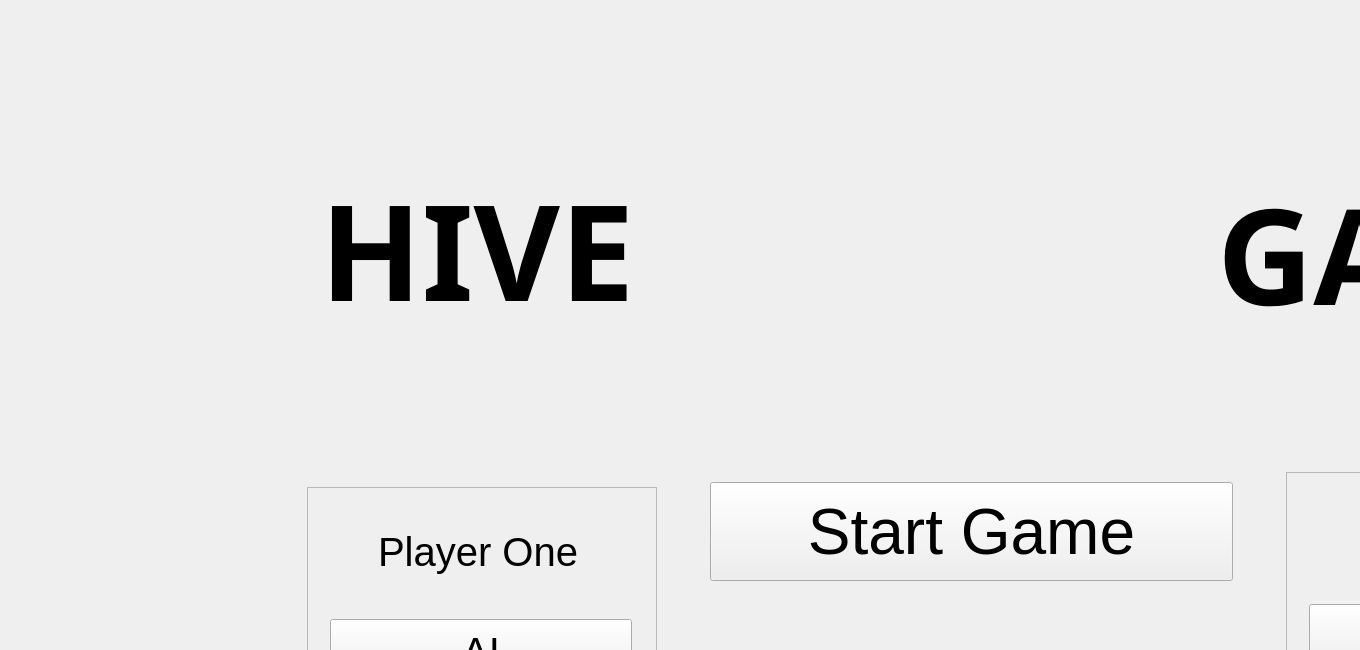
<?xml version="1.0" encoding="UTF-8"?>
<ui version="4.0">
 <class>MainWindow</class>
 <widget class="QMainWindow" name="MainWindow">
  <property name="geometry">
   <rect>
    <x>0</x>
    <y>0</y>
    <width>1360</width>
    <height>650</height>
   </rect>
  </property>
  <property name="windowTitle">
   <string>MainWindow</string>
  </property>
  <property name="styleSheet">
   <string notr="true"/>
  </property>
  <widget class="QWidget" name="centralwidget">
   <widget class="QLabel" name="hive_label">
    <property name="geometry">
     <rect>
      <x>320</x>
      <y>150</y>
      <width>381</width>
      <height>198</height>
     </rect>
    </property>
    <property name="font">
     <font>
      <family>Purisa</family>
      <pointsize>100</pointsize>
      <weight>75</weight>
      <bold>true</bold>
     </font>
    </property>
    <property name="text">
     <string>HIVE</string>
    </property>
   </widget>
   <widget class="QLabel" name="hive_photo">
    <property name="geometry">
     <rect>
      <x>808</x>
      <y>98</y>
      <width>300</width>
      <height>300</height>
     </rect>
    </property>
    <property name="text">
     <string/>
    </property>
    <property name="pixmap">
     <pixmap>../Images/hive_photo.png</pixmap>
    </property>
   </widget>
   <widget class="QLabel" name="game_label">
    <property name="geometry">
     <rect>
      <x>1217</x>
      <y>154</y>
      <width>481</width>
      <height>198</height>
     </rect>
    </property>
    <property name="font">
     <font>
      <family>Purisa</family>
      <pointsize>100</pointsize>
      <weight>75</weight>
      <bold>true</bold>
     </font>
    </property>
    <property name="text">
     <string>GAME</string>
    </property>
   </widget>
   <widget class="QPushButton" name="start_game_button">
    <property name="geometry">
     <rect>
      <x>710</x>
      <y>482</y>
      <width>523</width>
      <height>99</height>
     </rect>
    </property>
    <property name="font">
     <font>
      <pointsize>48</pointsize>
     </font>
    </property>
    <property name="text">
     <string>Start Game</string>
    </property>
   </widget>
   <widget class="QPushButton" name="exit_button">
    <property name="geometry">
     <rect>
      <x>710</x>
      <y>692</y>
      <width>523</width>
      <height>99</height>
     </rect>
    </property>
    <property name="font">
     <font>
      <pointsize>48</pointsize>
     </font>
    </property>
    <property name="text">
     <string>Exit</string>
    </property>
   </widget>
   <widget class="QFrame" name="player_one_frame">
    <property name="geometry">
     <rect>
      <x>307</x>
      <y>487</y>
      <width>350</width>
      <height>350</height>
     </rect>
    </property>
    <property name="frameShape">
     <enum>QFrame::StyledPanel</enum>
    </property>
    <property name="frameShadow">
     <enum>QFrame::Raised</enum>
    </property>
    <widget class="QPushButton" name="player_one_type_button">
     <property name="geometry">
      <rect>
       <x>23</x>
       <y>132</y>
       <width>302</width>
       <height>65</height>
      </rect>
     </property>
     <property name="font">
      <font>
       <pointsize>30</pointsize>
      </font>
     </property>
     <property name="text">
      <string>AI</string>
     </property>
    </widget>
    <widget class="QLabel" name="player_one_label">
     <property name="geometry">
      <rect>
       <x>71</x>
       <y>38</y>
       <width>221</width>
       <height>54</height>
      </rect>
     </property>
     <property name="font">
      <font>
       <pointsize>30</pointsize>
      </font>
     </property>
     <property name="text">
      <string>Player One</string>
     </property>
    </widget>
    <widget class="QPushButton" name="player_one_diff_button">
     <property name="geometry">
      <rect>
       <x>23</x>
       <y>252</y>
       <width>302</width>
       <height>65</height>
      </rect>
     </property>
     <property name="font">
      <font>
       <pointsize>30</pointsize>
      </font>
     </property>
     <property name="text">
      <string>Easy</string>
     </property>
    </widget>
   </widget>
   <widget class="QFrame" name="player_two_frame">
    <property name="geometry">
     <rect>
      <x>1286</x>
      <y>472</y>
      <width>350</width>
      <height>350</height>
     </rect>
    </property>
    <property name="frameShape">
     <enum>QFrame::StyledPanel</enum>
    </property>
    <property name="frameShadow">
     <enum>QFrame::Raised</enum>
    </property>
    <widget class="QPushButton" name="player_two_type_button">
     <property name="geometry">
      <rect>
       <x>23</x>
       <y>132</y>
       <width>302</width>
       <height>65</height>
      </rect>
     </property>
     <property name="font">
      <font>
       <pointsize>30</pointsize>
      </font>
     </property>
     <property name="text">
      <string>Human</string>
     </property>
    </widget>
    <widget class="QLabel" name="player_two_label">
     <property name="geometry">
      <rect>
       <x>71</x>
       <y>38</y>
       <width>221</width>
       <height>54</height>
      </rect>
     </property>
     <property name="font">
      <font>
       <pointsize>30</pointsize>
      </font>
     </property>
     <property name="text">
      <string>Player Two</string>
     </property>
    </widget>
    <widget class="QPushButton" name="player_two_diff_button">
     <property name="geometry">
      <rect>
       <x>23</x>
       <y>252</y>
       <width>302</width>
       <height>65</height>
      </rect>
     </property>
     <property name="font">
      <font>
       <pointsize>30</pointsize>
      </font>
     </property>
     <property name="text">
      <string>Easy</string>
     </property>
    </widget>
   </widget>
  </widget>
 </widget>
 <resources/>
 <connections/>
</ui>
